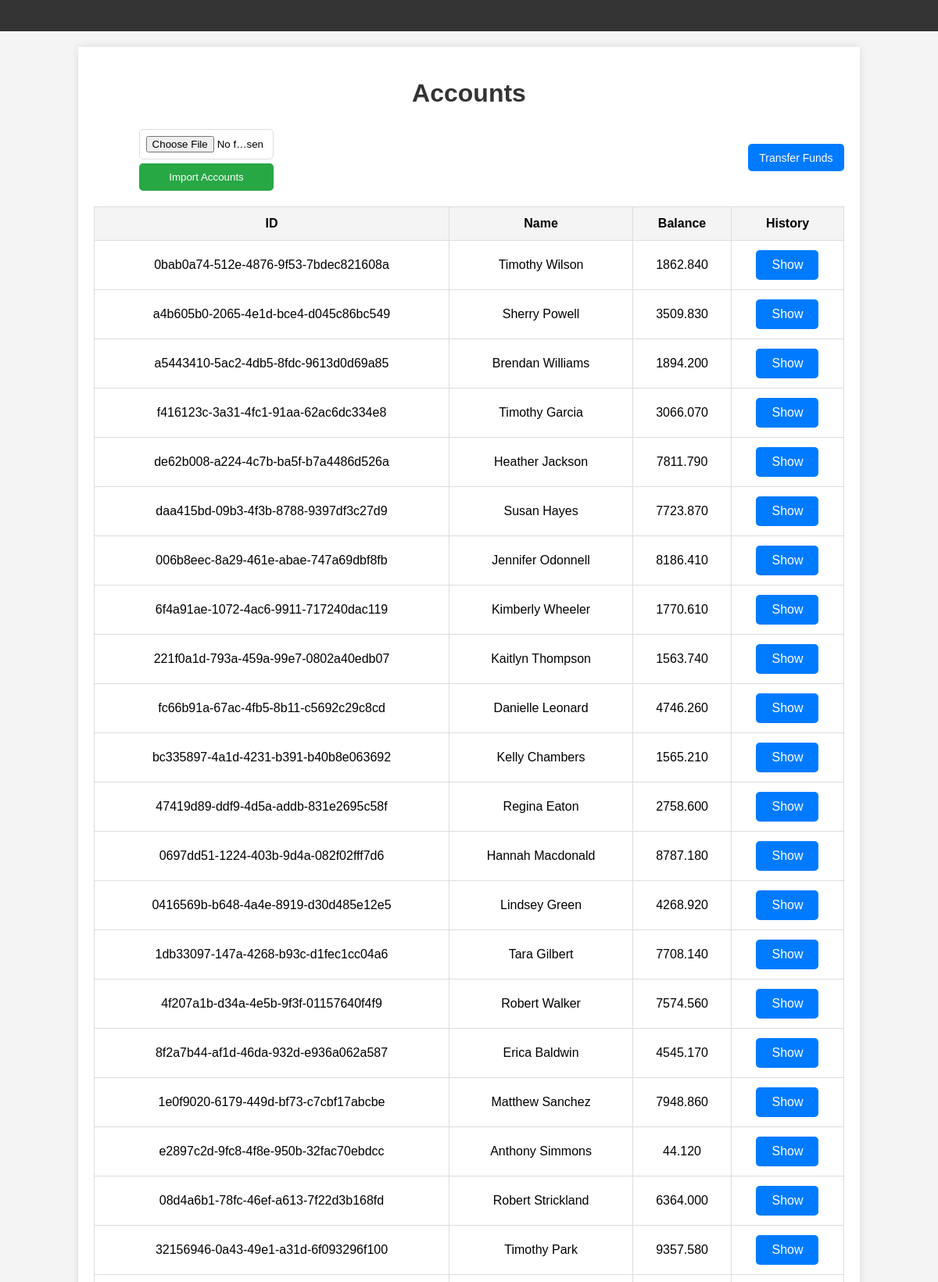
/?page=3 (upper part), run on the app's committed database.
### account_transfare_app/models.py (models this page shows, shortened)
class Accounts(models.Model):
    id = models.UUIDField(primary_key=True, editable=False)
    name = models.CharField(max_length=100)
    balance = models.DecimalField(max_digits=100, decimal_places=3)
    created_at = models.DateTimeField(auto_now_add=True, editable=False)
    updated_at = models.DateTimeField(auto_now=True)

### account_transfare_app/views.py (the view)
# urls.py: path('', views.list_accounts, name='list_accounts'),
def list_accounts(request):
    all_accounts = Accounts.objects.all()
    paginator = Paginator(all_accounts, 50)
    page_number = request.GET.get('page')
    accounts = paginator.get_page(page_number)
    return render(request, 'list_accounts.html', {'accounts': accounts})

### templates/list_accounts.html (shortened to what this page needs)
{% extends "base.html" %}
{% load static %}
{% block head %}
    <link rel="stylesheet" type="text/css" href="{% static 'css/styles.css' %}">
{% endblock %}
{% block content %}
<div class="container">
    <header>
        <h1>Accounts</h1>
    </header>
    <main>
        <div class="header-section">
            <div class="file-upload-section">
                 <form method="post" enctype="multipart/form-data" action="{% url 'import_accounts' %}">{% csrf_token %}
                    <input type="file" name="file" class="file-input" accept=".csv, .tsv, .xls, .xlsx, .json" required>
                     <button type="submit" class="redirect-button" style="background-color: #28a745">Import Accounts</button>
                 </form>
            </div>
            <a type="button" href="{% url 'transfer_funds' %}" class="btn btn-redirect">Transfer Funds</a>
        </div>
        <table>
            <thead>
                <tr>
                    <th>ID</th>
                    <th>Name</th>
                    <th>Balance</th>
                    <th>History</th>
                </tr>
            </thead>
            <tbody>
                {% for account in accounts %}
                    <tr>
                        <td>{{ account.id }}</td>
                        <td>{{ account.name }}</td>
                         <td>{{ account.balance }}</td>
                        <td><a href="{% url 'show_history' account.id %}" class="redirect-button">Show</a></td>
                    </tr>
                {% endfor %}
            </tbody>
        </table>
    </main>
</div>
{% endblock %}

### static/css/navbar.css (style rules this page uses)
body { font-family: Arial, sans-serif; margin: 0; padding: 0; }

### static/css/styles.css (style rules this page uses)
body { font-family: Arial, sans-serif; background-color: #f4f4f4; margin: 0; padding: 0; }
.container { width: 80%; margin: 20px auto; background: #fff; padding: 20px; box-shadow: 0 0 10px rgba(0, 0, 0, 0.1); }
header { text-align: center; margin-bottom: 20px; }
h1 { color: #333; }
table { width: 100%; border-collapse: collapse; margin-bottom: 20px; }
th, td { padding: 12px; border: 1px solid #ddd; text-align: center; }
th { background-color: #f4f4f4; }
form { display: flex; flex-direction: column; width: 60%; margin: 0 auto; }
form input, form select, form button { padding: 8px; margin-top: 5px; border: 1px solid #ddd; border-radius: 3px; }
form input, form select { box-sizing: border-box; width: 100%; }
.redirect-button { display: inline-block; padding: 10px 20px; background-color: #007bff; color: white; text-decoration: none; border: none; cursor: pointer; border-radius: 5px; }
.btn { padding: 10px 20px; border: none; border-radius: 5px; cursor: pointer; font-size: 14px; transition: background-color 0.3s, transform 0.3s; }
.btn-redirect { display: inline-block; background-color: #007bff; color: white; text-decoration: none; border: none; cursor: pointer; padding: 1% 1.5%; border-radius: 5px; }
.header-section { display: flex; justify-content: space-between; align-items: center; margin-bottom: 20px; }
.file-upload-section { display: flex; align-items: center; gap: 10px; width:30%; }
.file-input { padding: 8px; border: 1px solid #ddd; border-radius: 5px; }

### data on the page
Accounts: id "0bab0a74-512e-4876-9f53-7bdec821608a", name "Timothy Wilson", balance "1862.840"
Accounts: id "a4b605b0-2065-4e1d-bce4-d045c86bc549", name "Sherry Powell", balance "3509.830"
Accounts: id "a5443410-5ac2-4db5-8fdc-9613d0d69a85", name "Brendan Williams", balance "1894.200"
Accounts: id "f416123c-3a31-4fc1-91aa-62ac6dc334e8", name "Timothy Garcia", balance "3066.070"
Accounts: id "de62b008-a224-4c7b-ba5f-b7a4486d526a", name "Heather Jackson", balance "7811.790"
Accounts: id "daa415bd-09b3-4f3b-8788-9397df3c27d9", name "Susan Hayes", balance "7723.870"
Accounts: id "006b8eec-8a29-461e-abae-747a69dbf8fb", name "Jennifer Odonnell", balance "8186.410"
Accounts: id "6f4a91ae-1072-4ac6-9911-717240dac119", name "Kimberly Wheeler", balance "1770.610"
Accounts: id "221f0a1d-793a-459a-99e7-0802a40edb07", name "Kaitlyn Thompson", balance "1563.740"
Accounts: id "fc66b91a-67ac-4fb5-8b11-c5692c29c8cd", name "Danielle Leonard", balance "4746.260"
Accounts: id "bc335897-4a1d-4231-b391-b40b8e063692", name "Kelly Chambers", balance "1565.210"
Accounts: id "47419d89-ddf9-4d5a-addb-831e2695c58f", name "Regina Eaton", balance "2758.600"
Accounts: id "0697dd51-1224-403b-9d4a-082f02fff7d6", name "Hannah Macdonald", balance "8787.180"
Accounts: id "0416569b-b648-4a4e-8919-d30d485e12e5", name "Lindsey Green", balance "4268.920"
Accounts: id "1db33097-147a-4268-b93c-d1fec1cc04a6", name "Tara Gilbert", balance "7708.140"
Accounts: id "4f207a1b-d34a-4e5b-9f3f-01157640f4f9", name "Robert Walker", balance "7574.560"
Accounts: id "8f2a7b44-af1d-46da-932d-e936a062a587", name "Erica Baldwin", balance "4545.170"
Accounts: id "1e0f9020-6179-449d-bf73-c7cbf17abcbe", name "Matthew Sanchez", balance "7948.860"
Accounts: id "e2897c2d-9fc8-4f8e-950b-32fac70ebdcc", name "Anthony Simmons", balance "44.120"
Accounts: id "08d4a6b1-78fc-46ef-a613-7f22d3b168fd", name "Robert Strickland", balance "6364.000"
Accounts: id "32156946-0a43-49e1-a31d-6f093296f100", name "Timothy Park", balance "9357.580"
